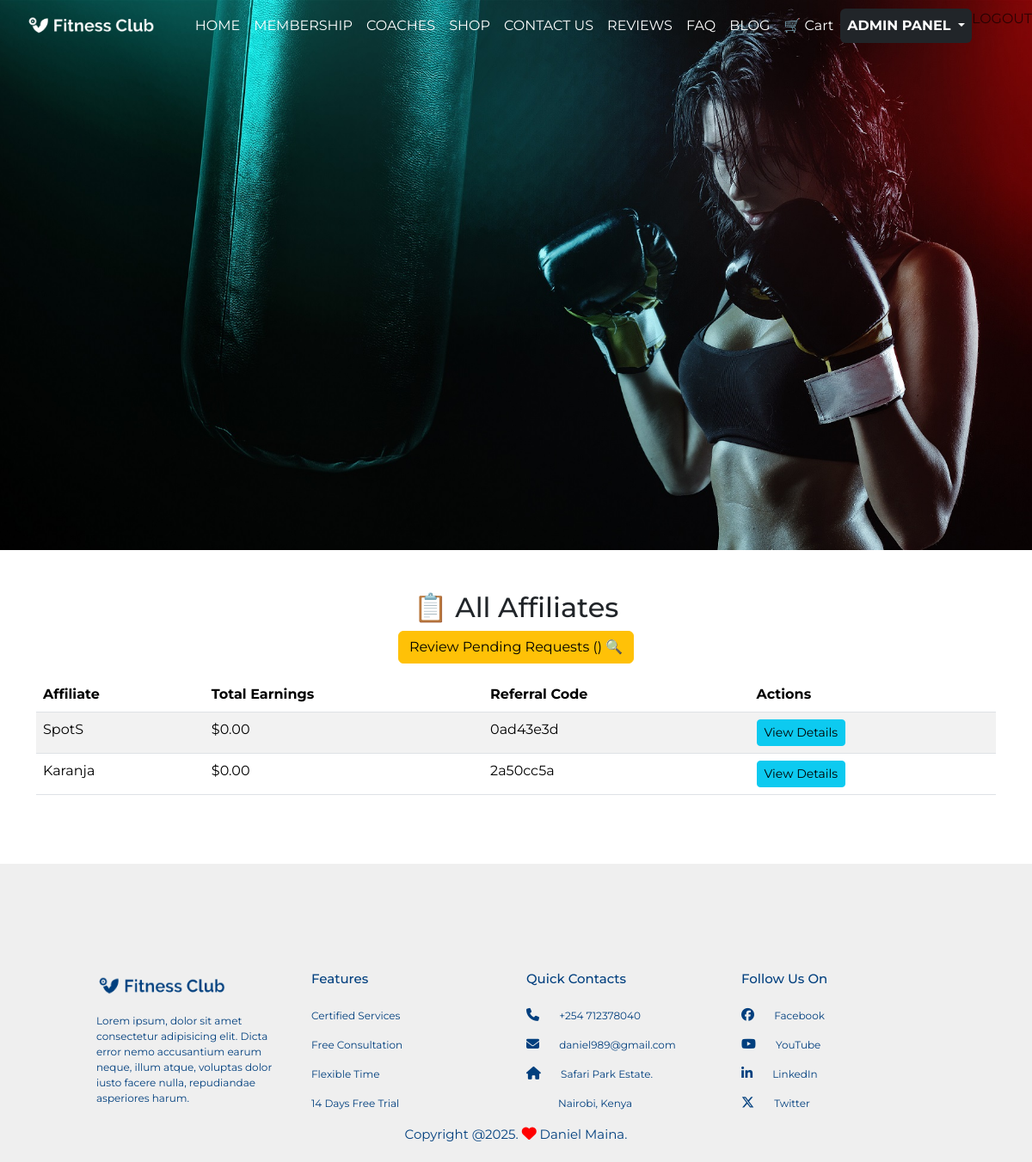
The app's page /affiliates/affiliate/list/ (signed in), older data.
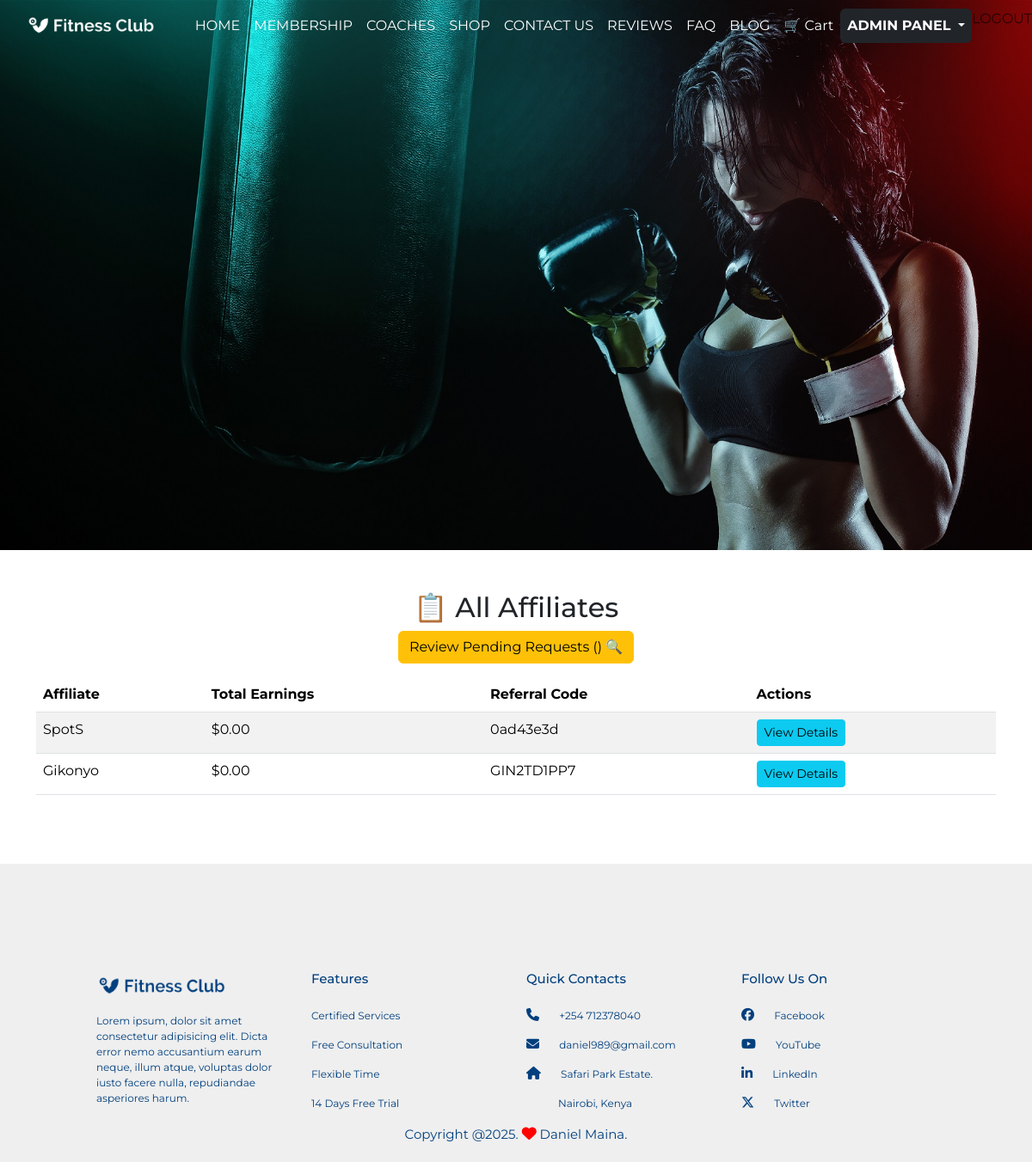
The same page, newer data.
### affiliates/models.py (models this page shows, shortened)
class Affiliate(models.Model):
    STATUS_CHOICES = [
        ('Pending', 'Pending'),
        ('Active', 'Active'),
        ('Completed', 'Completed'),
        ('Canceled', 'Canceled'),
    ]
    user = models.OneToOneField(User, on_delete=models.CASCADE, related_name="affiliate_profile")
    referral_code = models.CharField(max_length=20, unique=True, blank=True)
    total_earnings = models.DecimalField(max_digits=10, decimal_places=2, default=0.00)
    status = models.CharField(max_length=10, choices=STATUS_CHOICES, default="Pending")
    commission_rate = models.FloatField(default=5.0)
    created_at = models.DateTimeField(auto_now_add=True)
    bank_name = models.CharField(max_length=100, blank=True, null=True)
    account_number = models.CharField(max_length=50, blank=True, null=True)
    account_holder_name = models.CharField(max_length=100, blank=True, null=True)
    payment_method = models.CharField(
        max_length=20,
        choices=[("Bank Transfer", "Bank Transfer"), ("PayPal", "PayPal"), ("Other", "Other")],
        default="Bank Transfer",
    )

### affiliates/views.py (the view)
# urls.py: path("affiliate/list/", views.AllAffiliatesView.as_view(), name="all_affiliates"),
class AllAffiliatesView(LoginRequiredMixin, UserPassesTestMixin, ListView):
    model = Affiliate
    template_name = "affiliates/all_affiliates.html"
    context_object_name = "affiliates"
    def test_func(self):
        return self.request.user.is_staff

### cart/context_processors.py (called while the page is built)
def cart_count(request):
    count = 0
    if request.user.is_authenticated:
        count = CartItem.objects.filter(cart__user=request.user).count()
    else:
        cart = request.session.get("cart", {})
        count = sum(item["quantity"] for item in cart.values())
    return {"cart_count": count}

### affiliates/templates/affiliates/all_affiliates.html (shortened to what this page needs)
{% extends "base.html" %}
{% block main_content %}
<div class="container mt-5">
    <h2 class="text-center">📋 All Affiliates</h2>
    <div class="text-center mb-3">
        <a href="{% url 'affiliates:admin_review' %}" class="btn btn-warning">
            Review Pending Requests ({{ pending_count }}) 🔍
        </a>
    </div>
    <table class="table table-striped">
        <thead class="bg-dark text-white">
            <tr>
                <th>Affiliate</th>
                <th>Total Earnings</th>
                <th>Referral Code</th>
                <th>Actions</th>
            </tr>
        </thead>
        <tbody>
            {% for affiliate in affiliates %}
                <tr>
                    <td>{{ affiliate.user.username }}</td>
                    <td>${{ affiliate.total_earnings }}</td>
                    <td>{{ affiliate.referral_code }}</td>
                    <td>
                        <a href="{% url 'affiliates:admin_affiliate_detail' affiliate.id %}"
                           class="btn btn-info btn-sm">
                            View Details
                        </a>
                    </td>
                </tr>
            {% endfor %}
        </tbody>
    </table>
</div>
{% endblock %}

Row changes from the older to the newer data that the page shows:
removed Affiliate: user.username "Karanja", total_earnings "0.00", referral_code "2a50cc5a"
added Affiliate: user.username "Gikonyo", total_earnings "0.00", referral_code "GIN2TD1PP7"
